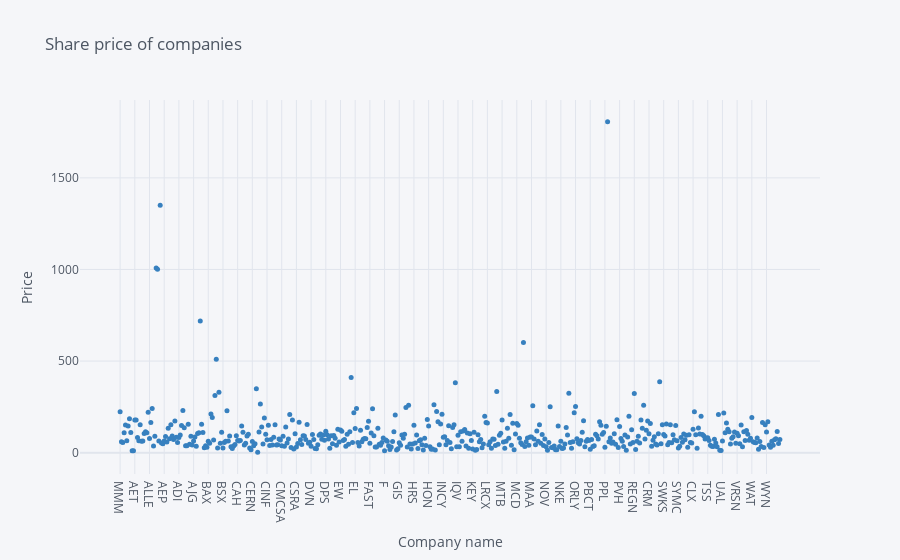

Notebook code cell kept with this figure:
### Markdown cell above
#####  1.This graph shows the share price of each companies. 
     This graph clearly shows that PCLN has the highest share price.

### Code cell
data.iplot(x='Symbol',y='Price',mode='markers',size=5,color='blue',
          xTitle='Company name',
          yTitle='Price',
          title='Share price of companies')

# highlight the maximum

### Figure 1 — Plotly figure (JSON) as saved in the notebook; plotly's stock layout.template omitted (floating-point values rounded to 4 significant figures; data arrays with more than 128 entries replaced by an {"elided": "..."} marker saying what was removed)
{"data": [{"line": {"color": "rgba(55, 128, 191, 1.0)", "dash": "solid", "shape": "linear", "width": 1.3}, "marker": {"size": 5, "symbol": "circle"}, "mode": "markers", "name": "Price", "text": "", "type": "scatter", "x": {"elided": "495 str values"}, "y": {"elided": "495 float values"}}], "layout": {"legend": {"bgcolor": "#F5F6F9", "font": {"color": "#4D5663"}}, "paper_bgcolor": "#F5F6F9", "plot_bgcolor": "#F5F6F9", "title": {"font": {"color": "#4D5663"}, "text": "Share price of companies"}, "xaxis": {"gridcolor": "#E1E5ED", "showgrid": true, "tickfont": {"color": "#4D5663"}, "title": {"font": {"color": "#4D5663"}, "text": "Company name"}, "zerolinecolor": "#E1E5ED"}, "yaxis": {"gridcolor": "#E1E5ED", "showgrid": true, "tickfont": {"color": "#4D5663"}, "title": {"font": {"color": "#4D5663"}, "text": "Price"}, "zerolinecolor": "#E1E5ED"}}}
